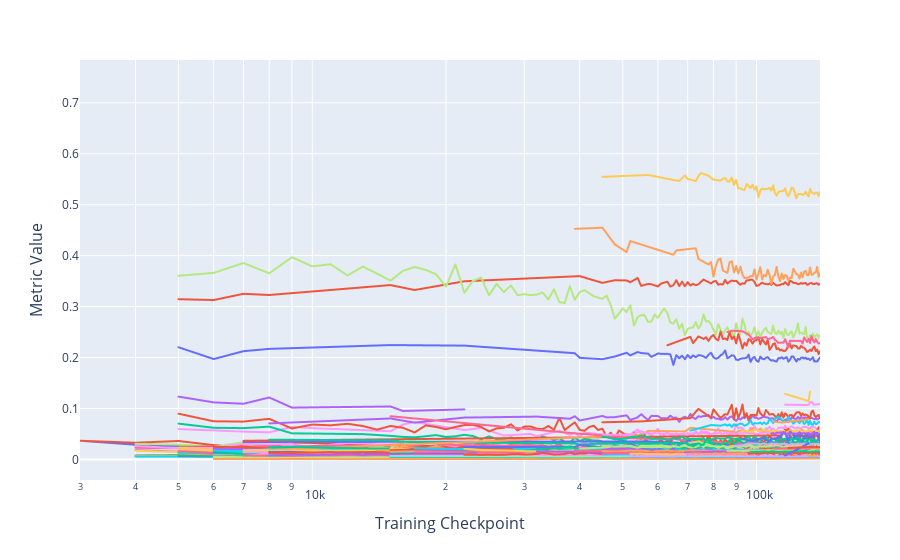

Source (notebook cell):
### Code cell
prev_token_df = plot_head_circuit_scores(
    prev_token_scores, 
    show_legend=False, 
    title= f'Prev Token Scores Across Checkpoints ({MODEL_NAME})', 
    log_x=True,
    disable_title=True,
    output_path = OUTPUT_DIR
)
